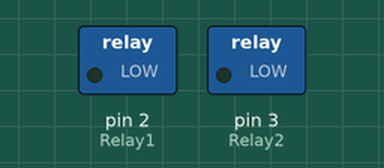
Recording of a sketch running on a simulated Arduino Uno, built with avr-gcc and run on an emulated ATmega328P. Parts: switched loads named in the sketch (green lamp = pin HIGH). Dashed ring = blinking.

Above: at 0.2 s.
Timing chart, 0 to 4.6 s (numbered marks = the images above):
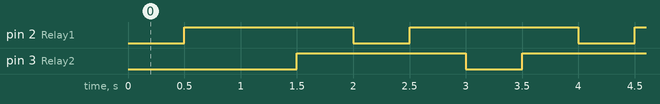

Measured:
- by itself, pin 2 (Relay1), pin 3 (Relay2): alternates HIGH for 1.5 s and LOW for 0.50 s
- by itself, everything shown: repeats every 16.0 s, in 32 steps

The sketch:

two_channel_relay_test.ino
```cpp
//----------------------------------------
// IDE: Arduino 1.8.0
// Connection:
// Two_Channel_Relay ------ arduino uno
//       VCC ------------------ 5V
//       GND ------------------ GND
//       IN1 ------------------ D2
//       IN2 ------------------ D3
//---------------------------------------
const int Relay1 = 2;
const int Relay2 = 3;

void setup() {
  // put your setup code here, to run once:
    pinMode(Relay1, OUTPUT);
    pinMode(Relay2, OUTPUT);
}

void loop() {
  // put your main code here, to run repeatedly:
    digitalWrite(Relay1, LOW);
    delay(  500 );
    digitalWrite(Relay1, HIGH);
    delay(  500 );
    digitalWrite(Relay2, LOW);
    delay(  500 );
    digitalWrite(Relay2, HIGH);
    delay(  500 );
}
```
